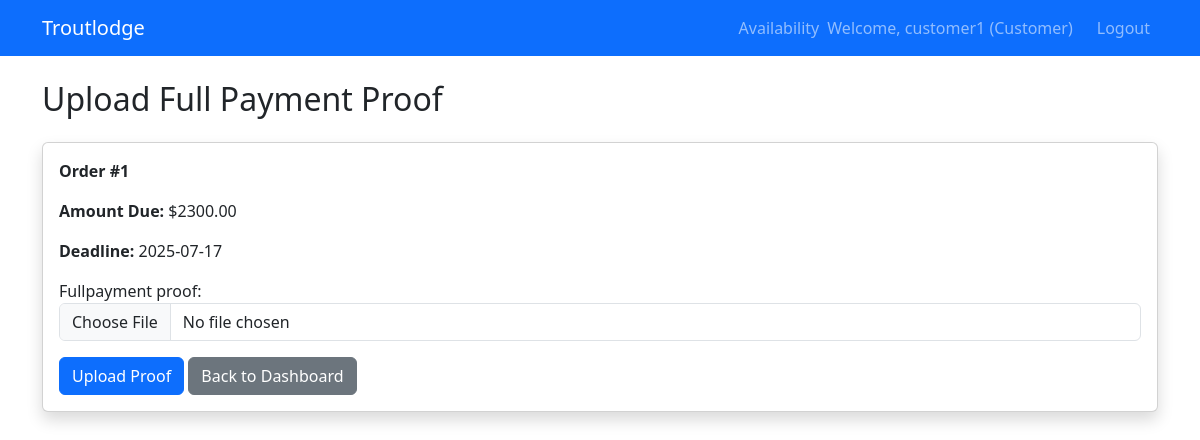
Page /upload_full_payment/1/ (signed in) on the committed database.
### core/models.py (models this page shows, shortened)
class User(AbstractUser):
    ROLE_CHOICES = [
        ('sales', 'Sales Team'),
        ('hatchery', 'Hatchery Management'),
        ('customer', 'Customer'),
    ]
    role = models.CharField(max_length=10, choices=ROLE_CHOICES)
    company = models.CharField(max_length=100, blank=True, null=True)
    phone = models.CharField(max_length=20, blank=True, null=True)
    vat_number = models.CharField(max_length=50, blank=True, null=True)
    address = models.TextField(blank=True, null=True)
    reliability_score = models.FloatField(default=0.8)

class Order(models.Model):
    STATUS_CHOICES = [
        ('pending', 'Pending'),
        ('approved', 'Approved for Down Payment'),
        ('down_paid', 'Down Payment Received'),
        ('confirmed', 'Confirmed'),
        ('cancelled', 'Cancelled'),
        ('shipped', 'Shipped'),
    ]
    customer = models.ForeignKey(
        settings.AUTH_USER_MODEL,
        on_delete=models.CASCADE,
        limit_choices_to={'role': 'customer'}
    )
    availability = models.ForeignKey(Availability, on_delete=models.CASCADE)
    quantity = models.IntegerField()
    status = FSMField(
        max_length=20,
        choices=STATUS_CHOICES,
        default='pending',
        protected=True
    )
    created_at = models.DateTimeField(auto_now_add=True)
    confirmed_at = models.DateTimeField(null=True, blank=True)
    invoice = models.FileField(upload_to='invoices/', null=True, blank=True)
    downpayment_invoice = models.FileField(upload_to='downpayment_invoices/', null=True, blank=True)
    notes = models.TextField(blank=True, null=True)
    downpayment_amount = models.DecimalField(max_digits=10, decimal_places=2, null=True, blank=True)
    fullpayment_amount = models.DecimalField(max_digits=10, decimal_places=2, null=True, blank=True)
    downpayment_deadline = models.DateTimeField(null=True, blank=True)
    fullpayment_deadline = models.DateTimeField(null=True, blank=True)
    downpayment_proof = models.FileField(upload_to='payment_proofs/', null=True, blank=True)
    fullpayment_proof = models.FileField(upload_to='payment_proofs/', null=True, blank=True)
    commission_rate = models.DecimalField(max_digits=5, decimal_places=2, default=0.0)
    transport_cost = models.DecimalField(max_digits=10, decimal_places=2, default=0.0)
    downpayment_transaction_id = models.CharField(max_length=50, blank=True, null=True)
    fullpayment_transaction_id = models.CharField(max_length=50, blank=True, null=True)
    def calculate_total(self):
        return self.quantity * self.availability.product.price + self.transport_cost

class Availability(models.Model):
    product = models.ForeignKey(Product, on_delete=models.CASCADE)
    year = models.IntegerField(default=2025)
    week_number = models.IntegerField()
    available_quantity = models.IntegerField()
    expected_ship_date = models.DateField()
    class Meta:
        unique_together = ('product', 'year', 'week_number')  # Ensure unique availability per product, year, week

class Product(models.Model):
    PLOIDY_CHOICES = [
        ('diploid', 'Diploid'),
        ('triploid', 'Triploid'),
    ]
    TYPE_CHOICES = [
        ('steelhead', 'Steelhead'),
        ('jumper', 'Jumper'),
        ('kamloop', 'Kamloop'),
    ]
    DIAMETER_CHOICES = [
        (4, '4mm'),
        (5, '5mm'),
        (6, '6mm'),
    ]
    ploidy = models.CharField(max_length=10, choices=PLOIDY_CHOICES)
    type = models.CharField(max_length=10, choices=TYPE_CHOICES)
    diameter = models.IntegerField(choices=DIAMETER_CHOICES)
    price = models.DecimalField(max_digits=10, decimal_places=2, default=0)
    MIN_ORDER_QUANTITY = 20000

### core/views.py (the view)
# urls.py: path('upload_full_payment/<int:order_id>/', views.upload_full_payment, name='upload_full_payment'),
@customer_required
def upload_full_payment(request, order_id):
    order = get_object_or_404(Order, id=order_id, customer=request.user, status='down_paid')
    if request.method == 'POST':
        form = FullPaymentForm(request.POST, request.FILES, instance=order)
        if form.is_valid():
            order = form.save()
            notify_sales_payment_uploaded(order, 'full payment')
            CustomerEvent.objects.create(
                user=order.customer,
                event_type='FULL_PAYMENT_UPLOADED',
                order=order,
                metadata={'transaction_id': order.fullpayment_transaction_id}
            )
            return redirect('customer_dashboard')
    else:
        form = FullPaymentForm(instance=order)
    return render(request, 'upload_payment.html', {
        'form': form,
        'order': order,
        'payment_type': 'full payment'
    })

### core/forms.py (shortened to what this page needs)
class FullPaymentForm(forms.ModelForm):
    class Meta:
        model = Order
        fields = ['fullpayment_proof']
        widgets = {
            'fullpayment_proof': forms.ClearableFileInput(attrs={
                'accept': 'application/pdf,image/*',
                'class': 'form-control'
            })
        }

### core/views.py (called while the page is built)
def customer_required(view_func):
    return user_passes_test(lambda u: u.role == 'customer')(view_func)

### core/templates/upload_payment.html (shortened to what this page needs)
{% extends 'base.html' %}
{% block content %}
    <h2 class="mb-4">Upload {{ payment_type|title }} Proof</h2>
    <div class="card shadow">
        <div class="card-body">
            <p><strong>Order #{{ order.id }}</strong></p>
            <p><strong>Amount Due:</strong>
                {% if payment_type == 'down payment' %}
                    ${{ order.downpayment_amount|floatformat:2 }}
                {% else %}
                    ${{ order.calculate_total|add:order.downpayment_amount|floatformat:2 }}
                {% endif %}
            </p>
            <p><strong>Deadline:</strong>
                {% if payment_type == 'down payment' %}
                    {{ order.downpayment_deadline|date:"Y-m-d" }}
                {% else %}
                    {{ order.fullpayment_deadline|date:"Y-m-d" }}
                {% endif %}
            </p>
            <form method="post" enctype="multipart/form-data">
                {{ form.as_p }}
                <button type="submit" class="btn btn-primary">Upload Proof</button>
                <a href="{% url 'customer_dashboard' %}" class="btn btn-secondary">Back to Dashboard</a>
            </form>
        </div>
    </div>
{% endblock %}

### core/templates/base.html (shortened to what this page needs)
<!DOCTYPE html>
<html lang="en">
<head>
    <link href="https://cdn.jsdelivr.net/npm/bootstrap@5.3.3/dist/css/bootstrap.min.css" rel="stylesheet">
</head>
<body>
    <nav class="navbar navbar-expand-lg navbar-dark bg-primary">
        <div class="container">
            <a class="navbar-brand" href="{% url 'dashboard' %}">Troutlodge</a>
            <div class="navbar-nav ms-auto">
                <a class="nav-link" href="{% url 'availability_view' %}">Availability</a>
                {% if user.is_authenticated %}
                    <span class="navbar-text me-3">Welcome, {{ user.username }} ({{ user.role|capfirst }})</span>
                    <a class="nav-link" href="{% url 'logout' %}">Logout</a>
                {% else %}
                    <a class="nav-link" href="{% url 'login' %}">Login</a>
                {% endif %}
            </div>
        </div>
    </nav>
    <div class="container mt-4">
        {% block content %}
        {% endblock %}
    </div>
</body>
</html>

### rows in the picture
User: username "customer1", role "Customer"
Order: id "1", calculate_total|add "2300.00", fullpayment_deadline "2025-07-17"

### other values in the picture
{{ payment_type|title }} "Full Payment"
